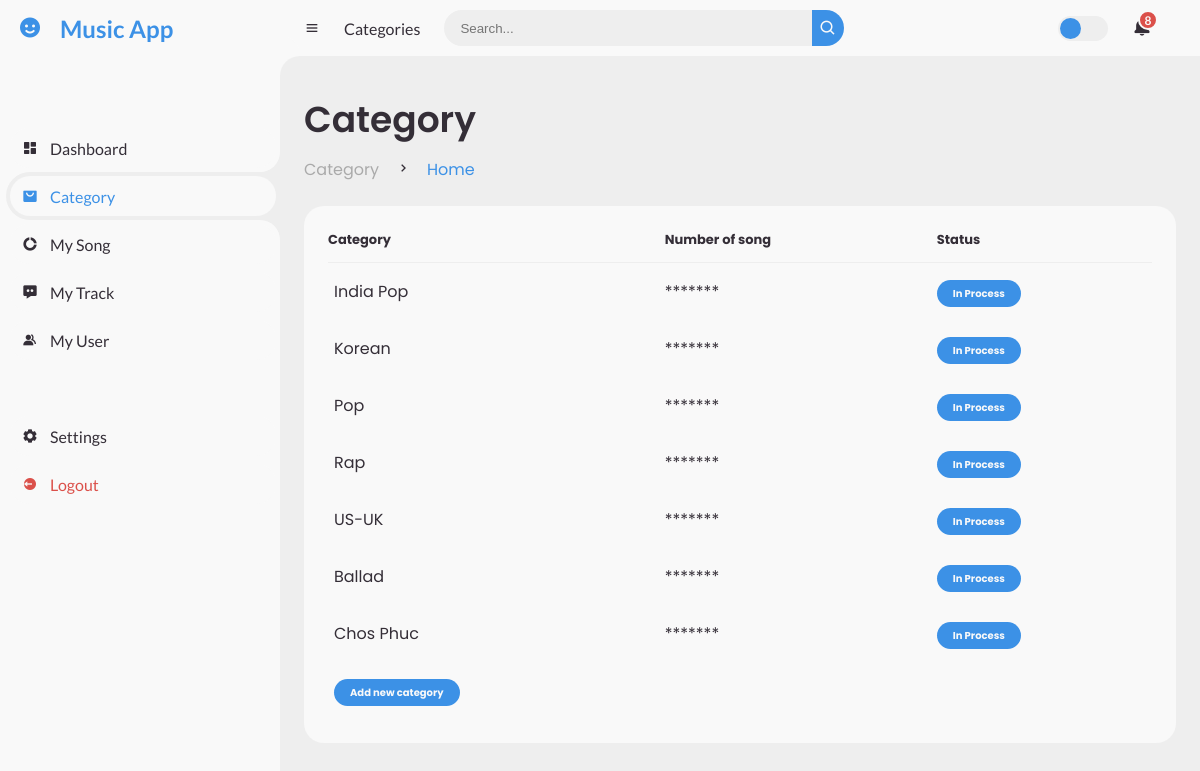
Screenshot of /Admin/Views/Category.php with the database file from the repository.
### tables this page shows
CREATE TABLE `category` (
  `Category_ID` int(11) NOT NULL,
  `Category_name` varchar(255) NOT NULL
);

### Admin/Views/Category.php (the view, shortened to what this page needs)
<!DOCTYPE html>
<html lang="en">
<head>
	<link href='https://unpkg.com/boxicons@2.0.9/css/boxicons.min.css' rel='stylesheet'>
	<link rel="stylesheet" href="../assets/style.css">
</head>
<body>
	<section id="sidebar">
		<a href="#" class="brand">
			<i class='bx bxs-smile'></i>
			<span class="text">Music App</span>
		</a>
		<ul class="side-menu top">
			<li>
				<a href="../index.php">
					<i class='bx bxs-dashboard' ></i>
					<span class="text">Dashboard</span>
				</a>
			</li>
			<li class="active">
				<a href="./Category.php">
					<i class='bx bxs-shopping-bag-alt' ></i>
					<span class="text">Category</span>
				</a>
			</li>
			<li>
				<a href="./Song.php">
					<i class='bx bxs-doughnut-chart' ></i>
					<span class="text">My Song</span>
				</a>
			</li>
			<li>
				<a href="./Track.php">
					<i class='bx bxs-message-dots' ></i>
					<span class="text">My Track</span>
				</a>
			</li>
			<li>
				<a href="./Profile.php">
					<i class='bx bxs-group' ></i>
					<span class="text">My User</span>
				</a>
			</li>
		</ul>
		<ul class="side-menu">
			<li>
				<a href="#">
					<i class='bx bxs-cog' ></i>
					<span class="text">Settings</span>
				</a>
			</li>
			<li>
				<a href="#" class="logout">
					<i class='bx bxs-log-out-circle' ></i>
					<span class="text">Logout</span>
				</a>
			</li>
		</ul>
	</section>
	<section id="content">
		<nav>
			<i class='bx bx-menu' ></i>
			<a href="#" class="nav-link">Categories</a>
			<form action="#">
				<div class="form-input">
					<input type="search" placeholder="Search...">
					<button type="submit" class="search-btn"><i class='bx bx-search' ></i></button>
				</div>
			</form>
			<label for="switch-mode" class="switch-mode"></label>
			<a href="#" class="notification">
				<span class="num">8</span>
			</a>
		</nav>
		<main>
			<div class="head-title">
				<div class="left">
					<h1>Category</h1>
					<ul class="breadcrumb">
						<li>
							<a href="#">Category</a>
						</li>
						<li><i class='bx bx-chevron-right' ></i></li>
						<li>
							<a class="active" href="#">Home</a>
						</li>
					</ul>
				</div>
			</div>
			<div class="table-data">
				<div class="order">
					<table>
						<thead>
							<tr>
								<th>Category</th>
								<th>Number of song</th>
								<th>Status</th>
							</tr>
						</thead>
						<?php
							include "../db_con.php";
							$sql="SELECT * from category";
							$result=$conn-> query($sql);
							if ($result-> num_rows > 0){
								while ($row=$result-> fetch_assoc()) {
						?>
						<tbody>
							<tr>
								<td><p><?=$row["Category_name"]?></p></td>
								<td><p>*******</p></td>
								<td><span class="status completed">In Process</span></td>
							</tr>
							<?php
								}
							}
						?>
                            <tr>
                                <td><a href= "./AddCategory.php"><span class="status completed">Add new category</span></a></td>
                            </tr>
						</tbody>
					</table>
				</div>
			</div>
		</main>
	</section>
</body>
</html>

### rows the page displays
category: Category_name "India Pop"
category: Category_name "Korean"
category: Category_name "Pop"
category: Category_name "Rap"
category: Category_name "US-UK"
category: Category_name "Ballad"
category: Category_name "Chos Phuc"
